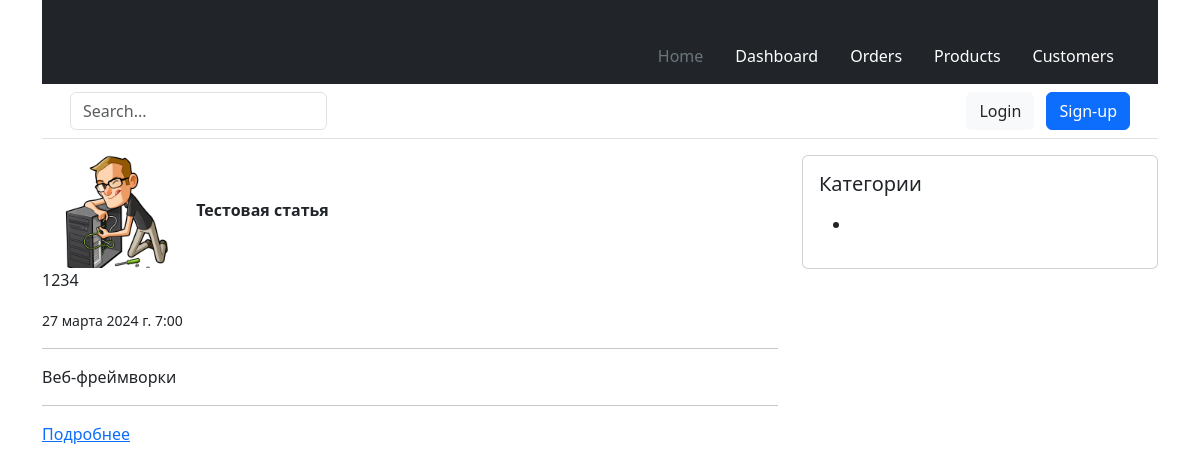
/category/veb-frejmvorki/, run on the app's committed database.
### modules/blog/models.py (models this page shows, shortened)
class Article(models.Model):
    STATUS_OPTIONS = (
        ('published', 'Опубликовано'),
        ('draft', 'Черновик')
    )
    title = models.CharField(verbose_name='Заголовок', max_length=255)
    slug = models.SlugField(verbose_name='URL', max_length=255, blank=True, unique=True)
    category = TreeForeignKey('Category', on_delete=models.PROTECT, related_name='articles', verbose_name='Категория')
    short_description = models.TextField(verbose_name='Краткое описание', max_length=500)
    full_description = models.TextField(verbose_name='Полное описание')
    thumbnail = models.ImageField(
        verbose_name='Превью поста',
        blank=True,
        upload_to='images/thumbnails/%Y/%m/%d/',
        validators=[FileExtensionValidator(allowed_extensions=('png', 'jpg', 'webp', 'jpeg', 'gif'))]
    )
    status = models.CharField(choices=STATUS_OPTIONS, default='published', verbose_name='Статус поста', max_length=10)
    time_create = models.DateTimeField(auto_now_add=True, verbose_name='Время добавления')
    time_update = models.DateTimeField(auto_now=True, verbose_name='Время обновления')
    author = models.ForeignKey(to=User, verbose_name='Автор', on_delete=models.SET_DEFAULT, related_name='author_posts',
                               default=1)
    updater = models.ForeignKey(to=User, verbose_name='Обновил', on_delete=models.SET_NULL, null=True,
                                related_name='updater_posts', blank=True)
    fixed = models.BooleanField(verbose_name='Зафиксировано', default=False)
    class Meta:
        db_table = 'app_articles'
        ordering = ['-fixed', '-time_create']
        indexes = [models.Index(fields=['-fixed', '-time_create', 'status'])]
        verbose_name = 'Статья'
        verbose_name_plural = 'Статьи'
    def get_absolute_url(self):
        return reverse('articles_detail', kwargs={'slug': self.slug})

class Category(MPTTModel):
    title = models.CharField(max_length=255, verbose_name='Название категории')
    slug = models.SlugField(max_length=255, verbose_name='URL категории', blank=True)
    description = models.TextField(verbose_name='Описание категории', max_length=300)
    parent = TreeForeignKey(
        'self',
        on_delete=models.CASCADE,
        null=True,
        blank=True,
        db_index=True,
        related_name='children',
        verbose_name='Родительская категория'
    )
    class MPTTMeta:
        order_insertion_by = ('title',)
    class Meta:
        verbose_name = 'Категория'
        verbose_name_plural = 'Категории'
        db_table = 'app_categories'

### modules/blog/views.py (the view)
# urls.py: path('category/<str:slug>/', ArticleByCategoryListView.as_view(), name="articles_by_category"),
class ArticleByCategoryListView(ListView):
    model = Article
    template_name = 'blog/articles_list.html'
    context_object_name = 'articles'
    category = None
    def get_queryset(self):
        self.category = Category.objects.get(slug=self.kwargs['slug'])
        queryset = Article.objects.all().filter(category__slug=self.category.slug)
        return queryset
    def get_context_data(self, **kwargs):
        context = super().get_context_data(**kwargs)
        context['title'] = f'Статьи из категории: {self.category.title}'
        return context

### templates/blog/articles_list.html
{% extends 'main.html' %}
{% block content %}
    {% for article in articles %}
        <img src={{ article.thumbnail.url }} alt={{ article.title }} width="150"/>
        <strong>{{ article.title }}</strong>
        <p>{{ article.short_description }}</p>
        <small>{{ article.time_create }}</small>
        <hr>
        <span>{{ article.category.title }}</span>
        <hr>
        <a href="{{ article.get_absolute_url }}">Подробнее</a>
    {% endfor %}
{% endblock %}

### data on the page
Article: thumbnail (picture), title "Тестовая статья", short_description "1234", time_create "27 марта 2024 г. 7:00", category "Веб-фреймворки"
